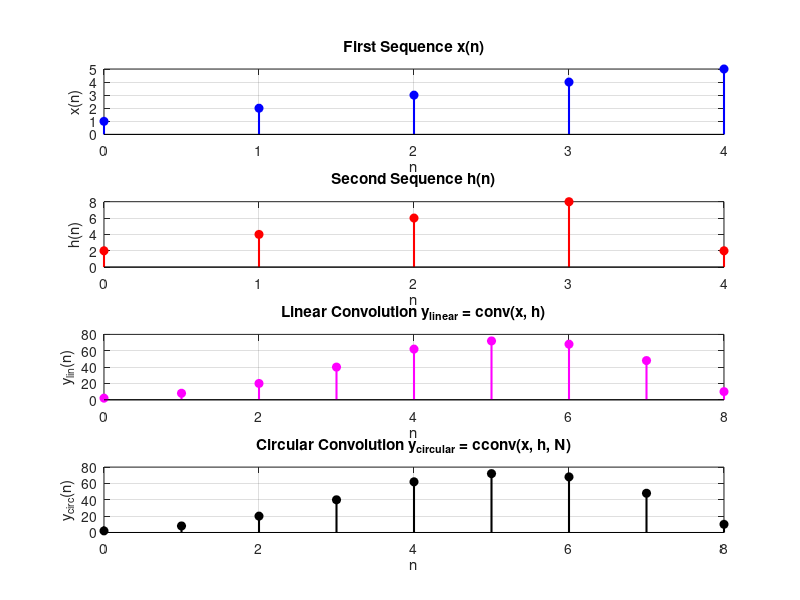

Write MATLAB code to recreate this figure.
clc;
clearvars;
close all;

%% Output Directory Setup
output_dir = fullfile(fileparts(mfilename('fullpath')), 'outputs');
if ~exist(output_dir, 'dir')
    mkdir(output_dir);
end

%% Preset Sequences
x = [1, 2, 3, 4, 5];
h = [2, 4, 6, 8, 2];

N1 = length(x);
N2 = length(h);
N = N1 + N2 - 1;

nx = 0:N1-1;
nh = 0:N2-1;
n = 0:N-1;

%% Compute Linear and Circular Convolutions
y_linear = conv(x, h);
y_circular = cconv(x, h, N);

disp('Input sequence x:'); disp(x);
disp('Input sequence h:'); disp(h);
disp('Linear convolution output (conv):'); disp(y_linear);
disp('Circular convolution output (cconv, N-point):'); disp(y_circular);

if all(round(y_linear) == round(y_circular))
    disp('Circular convolution matches with linear convolution!');
else
    disp('Results are different.');
end

%% Plotting the Comparison
fig = figure('Name', 'Linear vs Circular Convolution Verification', 'Position', [100, 100, 750, 850], 'Visible', 'off');

subplot(4,1,1);
stem(nx, x, 'b', 'LineWidth', 1.5, 'MarkerFaceColor', 'b');
xlabel('n');
ylabel('x(n)');
title('First Sequence x(n)');
grid on;

subplot(4,1,2);
stem(nh, h, 'r', 'LineWidth', 1.5, 'MarkerFaceColor', 'r');
xlabel('n');
ylabel('h(n)');
title('Second Sequence h(n)');
grid on;

subplot(4,1,3);
stem(n, y_linear, 'm', 'LineWidth', 1.5, 'MarkerFaceColor', 'm');
xlabel('n');
ylabel('y_{lin}(n)');
title('Linear Convolution y_{linear} = conv(x, h)');
grid on;

subplot(4,1,4);
stem(n, y_circular, 'k', 'LineWidth', 1.5, 'MarkerFaceColor', 'k');
xlabel('n');
ylabel('y_{circ}(n)');
title('Circular Convolution y_{circular} = cconv(x, h, N)');
grid on;

saveas(fig, fullfile(output_dir, 'linear_circular_comparison.png'));
close(fig);
fprintf('Saved figure to %s\n', fullfile(output_dir, 'linear_circular_comparison.png'));
